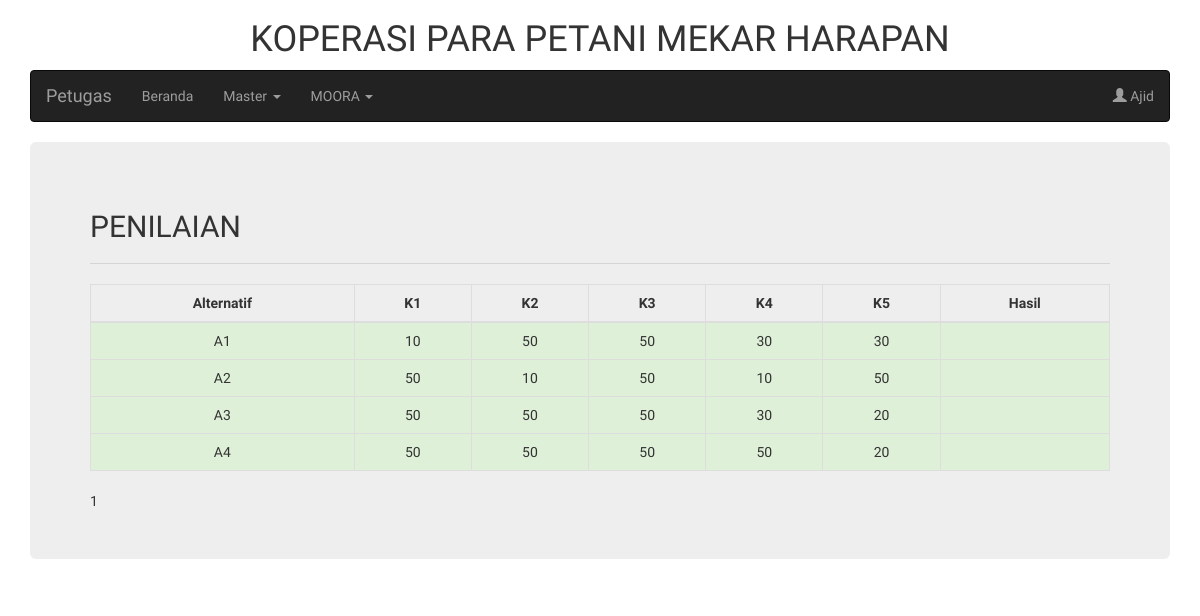
The page /halaman_petugas.php?page=moora_penilaian (signed in) on the database its author committed.
### tables this page shows
CREATE TABLE `user` (
  `id` int(11) NOT NULL,
  `nama` varchar(255) NOT NULL,
  `username` varchar(255) NOT NULL,
  `password` varchar(255) NOT NULL,
  `level` enum('petugas','pengawas','anggota','ketua') NOT NULL,
  `status` enum('aktif','pasif') NOT NULL
);

CREATE TABLE `tb_pengajuan` (
  `id` int(11) NOT NULL,
  `id_peminjam` int(11) NOT NULL,
  `besar_pinjaman` int(11) NOT NULL,
  `status_keanggotaan` enum('aktif','pasif') NOT NULL,
  `status_pinjaman` enum('Tidak Ada','Ada') NOT NULL,
  `keperluan` enum('Modal Usaha','Berobat','Sekolah','Kebutuhan Sehari-hari','Hajatan') NOT NULL,
  `jangka_waktu` enum('5','10','20') NOT NULL,
  `tanggal_pengajuan` date NOT NULL,
  `status_pengajuan` varchar(20) DEFAULT NULL
);

### halaman_petugas.php (the view, shortened to what this page needs)
<!DOCTYPE html>
<html lang="en">
<head>
  <link rel="stylesheet" href="https://maxcdn.bootstrapcdn.com/bootstrap/3.4.0/css/bootstrap.min.css">
  <link rel="stylesheet" type="text/css" media="screen" href="https://cdn.datatables.net/1.10.19/css/jquery.dataTables.min.css">
</head>
<body style="font-family: 'Didact Gothic', sans-serif;">
  <?php include("koneksi.php"); ?>
  <?php
      $sqlAnggota = "SELECT * FROM user WHERE username = '".$_SESSION['username']."'";
      $queryAnggota = mysqli_query($koneksi, $sqlAnggota);
      $anggota = mysqli_fetch_array($queryAnggota);
  ?>
  <div class="container">
  <h1 class="text-center">KOPERASI PARA PETANI MEKAR HARAPAN</h1>
    <nav class="navbar navbar-inverse">
      <div class="container-fluid">
        <div class="navbar-header">
          <a class="navbar-brand" href="halaman_petugas.php?page=home">Petugas</a>
        </div>
        <ul class="nav navbar-nav">
          <li><a href="halaman_petugas.php?page=home">Beranda</a></li>
          <li class="dropdown">
            <a class="dropdown-toggle" data-toggle="dropdown" href="#">Master
            <span class="caret"></span></a>
          </li>
          <li class="dropdown">
            <a class="dropdown-toggle" data-toggle="dropdown" href="#">MOORA
            <span class="caret"></span></a>
          </li>
        </ul>
        <ul class="nav navbar-nav navbar-right">
          <li class="dropdown"><a class="dropdown-toggle" data-toggle="dropdown" href="#"><span class="glyphicon glyphicon-user"></span> <?php echo $anggota['nama']; ?></a>
          </li>
        </ul>
      </div>
    </nav>
    <div class="jumbotron">
      <?php
        if(isset($_GET['page'])){
          $page = $_GET['page'];
          switch ($page) {
            case 'moora_penilaian':
              include "petugas/moora_penilaian.php";
              break;
          }
        }else{
          include "petugas/home.php";
        }
       ?>
    </div>
  </div>
</body>
</html>

### petugas/moora_penilaian.php (shortened to what this page needs)
<h2>PENILAIAN</h2>
<hr />
<table class="table table-bordered">
  <thead>
    <tr>
      <th class="text-center">Alternatif</th>
      <th class="text-center">K1</th>
      <th class="text-center">K2</th>
      <th class="text-center">K3</th>
      <th class="text-center">K4</th>
      <th class="text-center">K5</th>
      <th class="text-center">Hasil</th>
    </tr>
  </thead>
  <tbody>
    <?php
      $sqlPengajuan = "SELECT a.besar_pinjaman, a.status_keanggotaan, a.status_pinjaman, a.keperluan, a.jangka_waktu, b.saldo_pinjaman, c.jumlah from tb_pengajuan a JOIN tb_pinjaman b on a.id_peminjam = b.id_anggota JOIN tb_simpanan c on a.id_peminjam = c.id_anggota";
      $queryPengajuan = mysqli_query($koneksi, $sqlPengajuan);
      $no = 1;
      function getNilai($kriteria,$sub) {
        include("koneksi.php");
        $sql = "SELECT nilai FROM `tb_subkriteria` WHERE kode_kriteria = '".$kriteria."' && subkriteria = '".$sub."'";
        $q = mysqli_query($koneksi, $sql);
        $k = mysqli_fetch_array($q);
        echo $k['nilai'];
      }
      function algoritma(){
        $arr = array(
          array(5,4,3,2,1),
          array(1,1,1,1,1),
          array(2,2,2,2,2),
        );
        echo $arr[1][1];
      }
    ?>
    <?php while($listPengajuan = mysqli_fetch_array($queryPengajuan)){ ?>
      <tr class="success">
      	<td class="text-center">A<?php echo $no++?></td>
        <td class="text-center"><?php getNilai('K1',$listPengajuan['status_keanggotaan']) ?></td>
        <td class="text-center"><?php getNilai('K2',$listPengajuan['status_pinjaman']) ?></td>
        <td class="text-center">
        	<?php
        		$cek = $listPengajuan['jumlah'] * 3;
        		$k3 = '';
        		if($listPengajuan['besar_pinjaman'] == $cek)
        			$k3 = '= 3x simpanan';
        		elseif ($listPengajuan['besar_pinjaman'] < $cek) {
        			$k3 = '< 3x simpanan';
        		}else{
        			$k3 = '> 3x simpanan';
        		}
        		getNilai('K3',$k3);
    		?>
        </td>
        <td class="text-center"><?php getNilai('K4',$listPengajuan['keperluan']) ?></td>
        <td class="text-center"><?php getNilai('K5',$listPengajuan['jangka_waktu']) ?></td>
        <td></td>
      </tr>
    <?php } ?>
  </tbody>
</table>
<div><?php algoritma();?></div>

### rows shown on the page
user: nama "Ajid", id "1"
tb_pengajuan: nilai "10 50 50 30 30"
tb_pengajuan: nilai "50 10 50 10 50"
tb_pengajuan: nilai "50 50 50 30 20"
tb_pengajuan: nilai "50 50 50 50 20"
